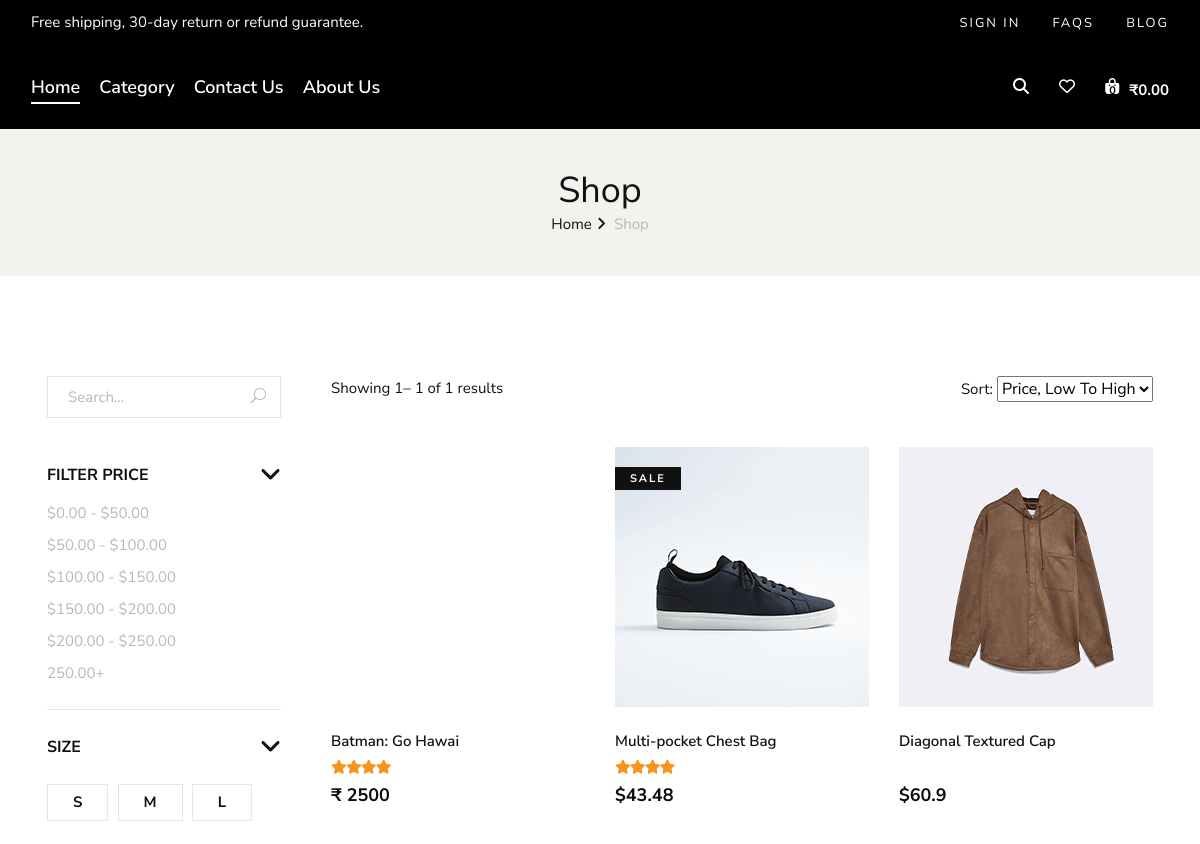
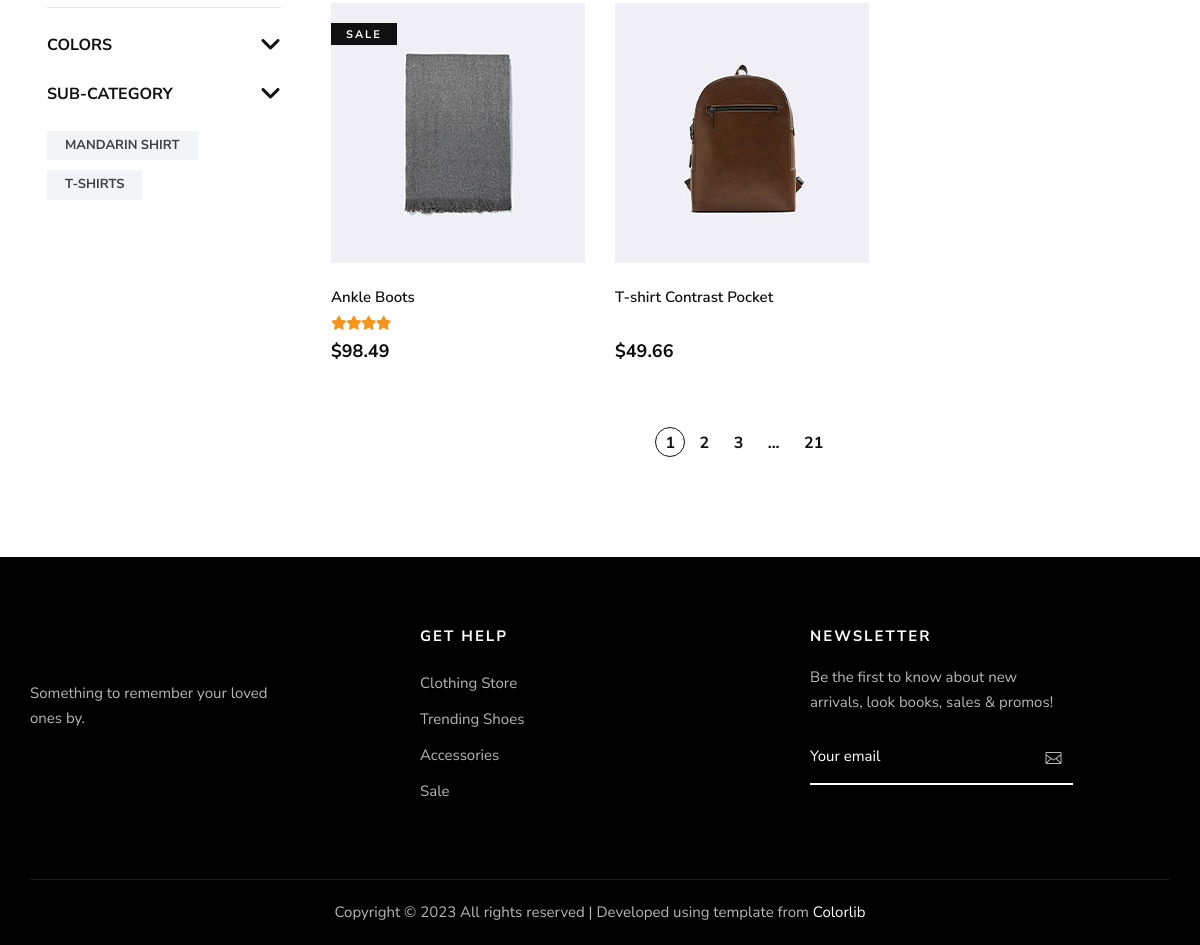
The page /shop.php on the database its author committed (2 pictures, top to bottom).
### tables this page shows
CREATE TABLE IF NOT EXISTS `subcat` (
  `id` int(10) NOT NULL AUTO_INCREMENT,
  `name` varchar(50) NOT NULL,
  `cat_id` int(10) NOT NULL,
  `image` varchar(50) NOT NULL,
  PRIMARY KEY (`id`),
  UNIQUE KEY `id` (`id`),
  KEY `FK_sub_cat` (`cat_id`)
);

CREATE TABLE IF NOT EXISTS `product` (
  `id` int(10) NOT NULL AUTO_INCREMENT,
  `name` varchar(255) NOT NULL,
  `price` int(20) NOT NULL,
  `quantity` int(20) NOT NULL,
  `description` text NOT NULL,
  `discount` int(3) NOT NULL,
  `cat_id` int(10) NOT NULL,
  `subcat_id` int(10) NOT NULL,
  `company_id` int(20) NOT NULL,
  `img` varchar(255) NOT NULL,
  `series` varchar(255) NOT NULL,
  PRIMARY KEY (`id`),
  KEY `FK_product_cat` (`cat_id`),
  KEY `FK_product_sub` (`subcat_id`)
);

### shop.php (the view, shortened to what the rows shown need)
<?php include("components/header.php"); ?>
<section class="breadcrumb-option text-center">
    <div class="container">
        <div class="row">
            <div class="col-lg-12">
                <div class="breadcrumb__text">
                    <h2>Shop</h2>
                </div>
            </div>
        </div>
    </div>
</section>
<section class="shop spad">
    <div class="container-fluid">
        <div class="row">
            <div class="col-lg-3">
                <div class="shop__sidebar">
                    <div class="shop__sidebar__accordion">
                        <div class="accordion" id="accordionExample">
                            <div class="card">
                                <div id="collapseSix" class="collapse show" data-parent="#accordionExample">
                                    <div class="card-body">
                                        <div class="shop__sidebar__tags">
                                            <?php
                                            if ($catid = $_REQUEST['cat_id']) {
                                                $subquery = 'SELECT * FROM subcat WHERE cat_id=' . $catid . '';
                                                if ($result = mysqli_query($conn, $subquery)) {
                                                    while ($row = mysqli_fetch_assoc($result)) {
                                                        ?>
                                                        <a
                                                            href="shop.php?cat_id=<?php echo $row['cat_id'] ?>&sub_id=<?php echo $row['id'] ?>"><?php
                                                                  echo $row['name'] ?></a>
                                                        <?php
                                                    }
                                                }
                                            } else {
                                                $query = 'SELECT * FROM subcat';
                                                if ($result = mysqli_query($conn, $query)) {
                                                    while ($row = mysqli_fetch_assoc($result)) {
                                                        ?>
                                                        <a
                                                            href="shop.php?cat_id=<?php echo $row['cat_id'] ?>&sub_id=<?php echo $row['id'] ?>"><?php
                                                                  echo $row['name'] ?></a>
                                                        <?php
                                                    }
                                                }
                                            }
                                            ?>
                                        </div>
                                    </div>
                                </div>
                            </div>
                        </div>
                    </div>
                </div>
            </div>
            <div class="col-lg-9">
                                <?php
                                if ($subcat = $_REQUEST['sub_id']) {
                                    $titlequery = 'SELECT COUNT(id)as totalproduct FROM product WHERE subcat_id=' . $subcat . '';
                                    if ($result = mysqli_query($conn, $titlequery)) {
                                        $totalproduct = mysqli_fetch_assoc($result);
                                    }
                                } else if ($catid = $_REQUEST['cat_id']) {
                                    $titlequery = 'SELECT COUNT(id)as totalproduct FROM product WHERE cat_id=' . $catid . '';
                                    if ($result = mysqli_query($conn, $titlequery)) {
                                        $totalproduct = mysqli_fetch_assoc($result);
                                    }
                                } else {
                                    $titlequery = 'SELECT COUNT(id)as totalproduct FROM product';
                                    if ($result = mysqli_query($conn, $titlequery)) {
                                        $totalproduct = mysqli_fetch_assoc($result);
                                    }
                                }
                                ?>
                <div class="row">
                    <?php
                    if ($totalproduct['totalproduct'] < 1) {
                        ?>
                        <div class="box__description-container" style="padding-left: 250px">
                            <div class="box__description-title">Whoops!</div>
                            <div class="box__description-text">It seems like we don't have the product you were looking for
                            </div>
                        </div>
                        <?php
                    } else {
                        if ($subcat = $_REQUEST['sub_id']) {
                            $pquery = 'SELECT * FROM product WHERE subcat_id=' . $subcat . '';
                            if ($presult = mysqli_query($conn, $pquery)) {
                                while ($prow = mysqli_fetch_assoc($presult)) {
                                    ?>
                                    <div class="col-lg-4 col-md-6 col-sm-6">
                                        <div class="product__item sale">
                                            <div class="product__item__pic set-bg" data-setbg="img/product/<?php echo $prow['img'] ?>">
                                                <ul class="product__hover">
                                                    <li><a href="#"><img src="img/icon/heart.png" alt=""></a></li>
                                                </ul>
                                            </div>
                                            <div class="product__item__text">
                                                <h6>
                                                    <?php echo $prow['name']; ?>
                                                </h6>
                                                <a href="#" class="add-cart">+ Add To Cart</a>
                                                <div class="rating">
                                                    <i class="fa fa-star"></i>
                                                    <i class="fa fa-star"></i>
                                                    <i class="fa fa-star"></i>
                                                    <i class="fa fa-star"></i>
                                                    <i class="fa fa-star-o"></i>
                                                </div>
                                                <h5>₹
                                                    <?php echo $prow['price']; ?>
                                                </h5>
                                            </div>
                                        </div>
                                    </div>
                                    <?php
                                }
                            }
                        } else if ($catid = $_REQUEST['cat_id']) {
                            $pquery = 'SELECT * FROM product WHERE cat_id=' . $catid . '';
                            if ($presult = mysqli_query($conn, $pquery)) {
                                while ($prow = mysqli_fetch_assoc($presult)) {
                                    ?>
                                        <div class="col-lg-4 col-md-6 col-sm-6">
                                            <div class="product__item sale">
                                                <div class="product__item__pic set-bg"
                                                    data-setbg="global/assets/images/<?php echo $prow['img'] ?>">
                                                    <ul class="product__hover">
                                                        <li><a href="#"><img src="img/icon/heart.png" alt=""></a></li>
                                                    </ul>
                                                </div>
                                                <div class="product__item__text">
                                                    <h6>
                                                    <?php echo $prow['name']; ?>
                                                    </h6>
                                                    <a href="#" class="add-cart">+ Add To Cart</a>
                                                    <div class="rating">
                                                        <i class="fa fa-star"></i>
                                                        <i class="fa fa-star"></i>
                                                        <i class="fa fa-star"></i>
                                                        <i class="fa fa-star"></i>
                                                        <i class="fa fa-star-o"></i>
                                                    </div>
                                                    <h5>₹
                                                    <?php echo $prow['price']; ?>
                                                    </h5>
                                                </div>
                                            </div>
                                        </div>
                                    <?php
                                }
                            }
                        } else {
                            $pquery = 'SELECT * FROM product';
                            if ($presult = mysqli_query($conn, $pquery)) {
                                while ($prow = mysqli_fetch_assoc($presult)) {
                                    ?>
                                        <div class="col-lg-4 col-md-6 col-sm-6">
                                            <div class="product__item sale">
                                                <div class="product__item__pic set-bg"
                                                    data-setbg="global/assets/images/<?php echo $prow['img'] ?>">
                                                </div>
                                                <div class="product__item__text">
                                                    <h6>
                                                    <?php echo $prow['name']; ?>
                                                    </h6>
                                                    <div class="rating">
                                                        <i class="fa fa-star"></i>
                                                        <i class="fa fa-star"></i>
                                                        <i class="fa fa-star"></i>
                                                        <i class="fa fa-star"></i>
                                                    </div>
                                                    <h5>₹
                                                    <?php echo $prow['price']; ?>
                                                    </h5>
                                                </div>
                                            </div>
                                        </div>
                                    <?php
                                }
                            }
                        }
                    }
                    ?>
                </div>
            </div>
        </div>
    </div>
</section>
<?php include("components/footer.php"); ?>

### rows shown on the page
subcat: name "MANDARIN SHIRT"
subcat: name "T-SHIRTS"
product: name "Batman: Go Hawai", price "2500"

### other values the page prints
$totalproduct['totalproduct'] "1"
